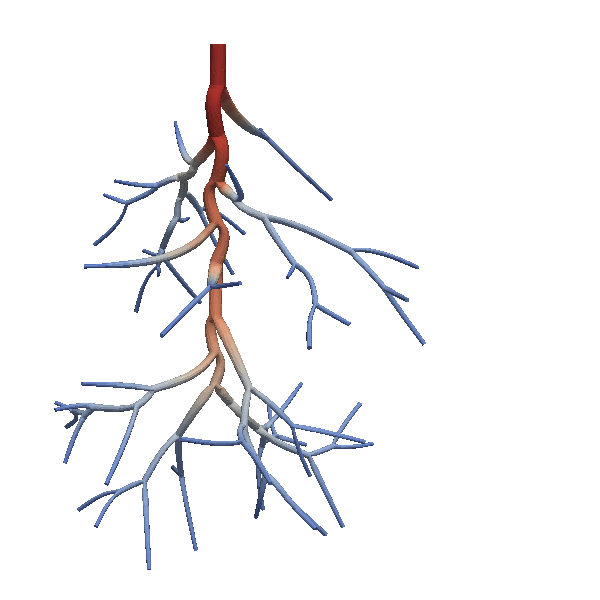
#> input picture figures/source_panels/fig_vessels_2.png, 600 x 600 px, found by its file name
$ python Teste.py
#> lines starting #> are read from the running program, lines starting #| are printed output that depends on the picture
from pathlib import Path
import matplotlib.pyplot as plt
import numpy as np
import matplotlib.image as mpimg
import matplotlib.gridspec as gridspec
from mpl_toolkits.axes_grid1.inset_locator import inset_axes

imgV1 = mpimg.imread('fig_vessels_2.png')
#> imgV1 is the input picture: shape (600, 600, 4) float32; mean R, G, B, A 0.962, 0.96, 0.966, 1
plt.style.use(Path(__file__).resolve().parent / 'PlotStyle.mplstyle')
fig = plt.figure()
gs = gridspec.GridSpec(1, 2, wspace = 0, hspace = 0)
ax1 = fig.add_subplot(gs[0, 0])
ax1.text(.05,.95,'A', horizontalalignment='left', verticalalignment='top',transform=ax1.transAxes)
ax1.text(.5,.05,' CCO', horizontalalignment='center', verticalalignment='center',transform=ax1.transAxes, fontsize=12)
ax2 = fig.add_subplot(gs[0, 1], sharey=ax1)
ax2.text(.05,.95,'B', horizontalalignment='left', verticalalignment='top',transform=ax2.transAxes)
ax2.text(.5,.05,' Smoothing', horizontalalignment='center', verticalalignment='center',transform=ax2.transAxes, fontsize=12)
axs = [ax1, ax2]
for ax in axs:
    ax.set_xticks([])
    ax.set_yticks([])
img = ax1.imshow(imgV1, cmap='RdBu_r')
img.set_clim([0, 1])
#ax2.imshow(imgV2)
axins1 = inset_axes(ax1, width="5%", height="80%", loc='right')
cbar = fig.colorbar(img, cax = axins1, ax=ax1, ticks=[0,0.2,0.4,0.6,0.8,1.0], orientation='vertical')
cbar.ax.set_yticklabels(['100', '200', '300', '400', '500', '600'])  # vertically oriented colorbar
axins1.yaxis.set_ticks_position("left")
plt.show()
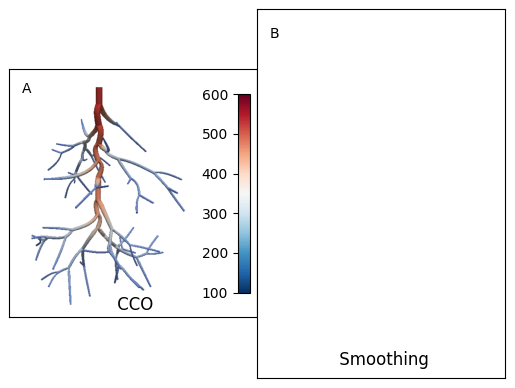
#> figure drawn by matplotlib, 2 panels
#plt.savefig("teste.pdf", dpi=1200)

$ run again, with figures/source_panels/fig_vessels_3.png copied over figures/source_panels/fig_vessels_2.png
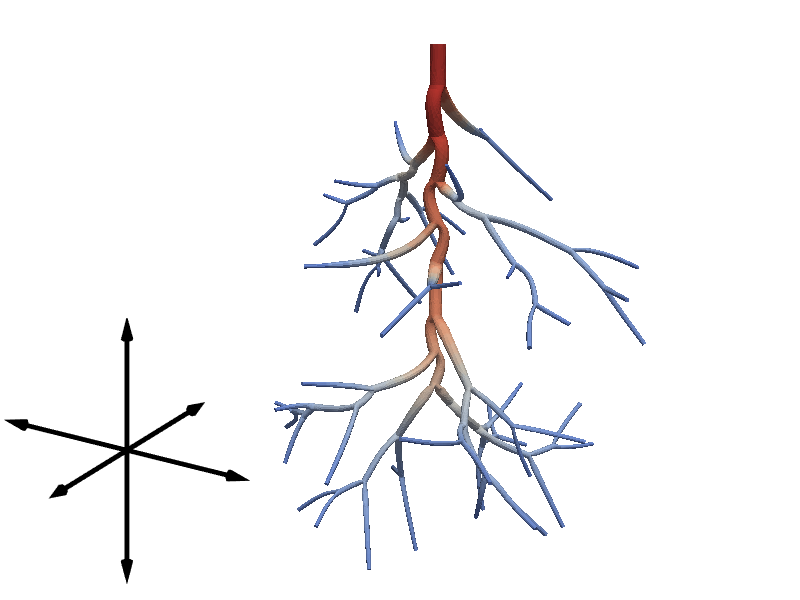
#> input picture figures/source_panels/fig_vessels_3.png, 800 x 600 px, found by its file name
#> imgV1 is the input picture: shape (600, 800, 3) float32; mean R, G, B 0.964, 0.963, 0.967
#> `plt.show()`:
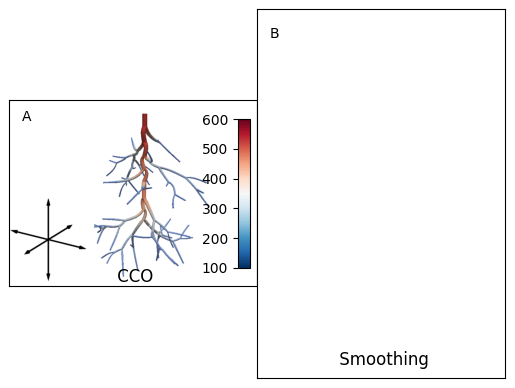
#> figure drawn by matplotlib, 2 panels

$ run again, with figures/source_panels/fig_vessels_4.png copied over figures/source_panels/fig_vessels_2.png
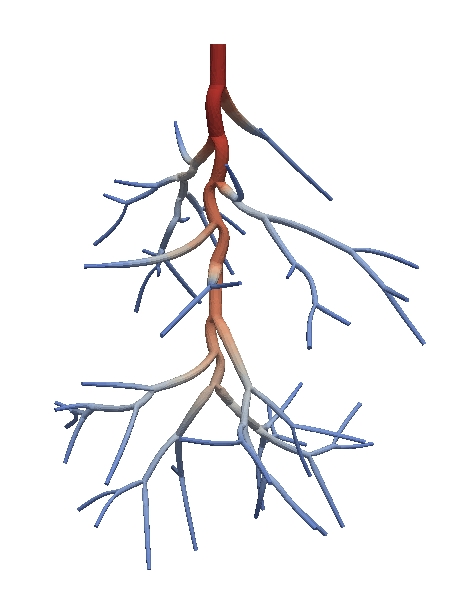
#> input picture figures/source_panels/fig_vessels_4.png, 460 x 600 px, found by its file name
#> imgV1 is the input picture: shape (600, 460, 4) float32; mean R, G, B, A 0.95, 0.948, 0.955, 1
#> `plt.show()`:
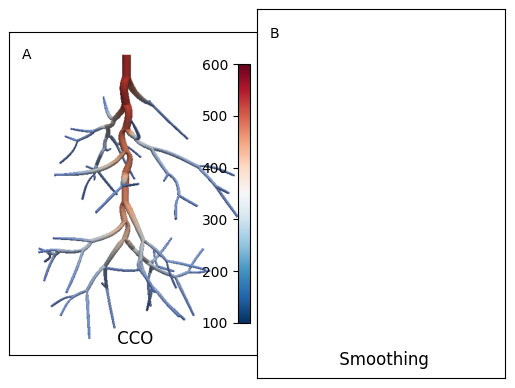
#> figure drawn by matplotlib, 2 panels

$ run again, with figures/source_panels/FiguraAtivacaoCoracaoSemBorda_ALL.png copied over figures/source_panels/fig_vessels_2.png
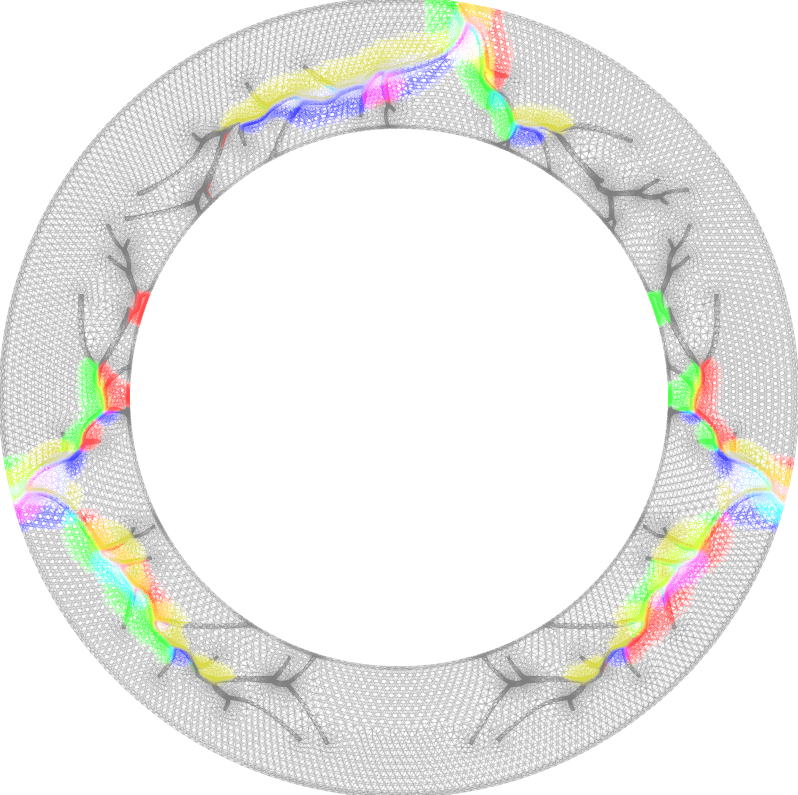
#> input picture figures/source_panels/FiguraAtivacaoCoracaoSemBorda_ALL.png, 798 x 795 px, found by its file name
#> imgV1 is the input picture: shape (795, 798, 3) float32; mean R, G, B 0.923, 0.924, 0.913
#> `plt.show()`:
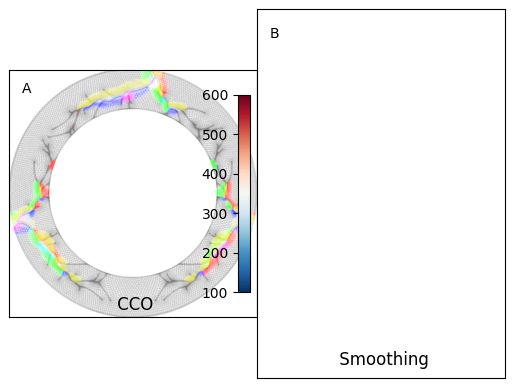
#> figure drawn by matplotlib, 2 panels
